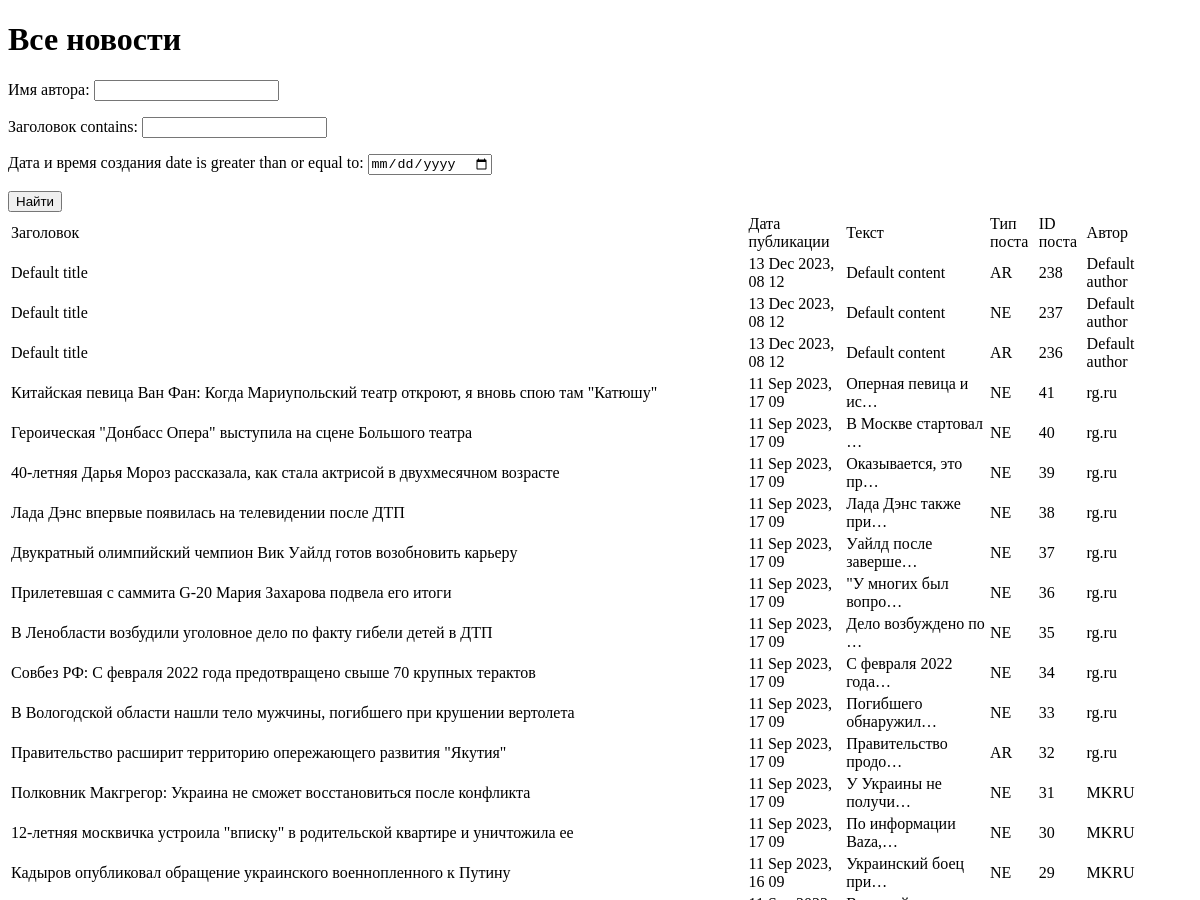
The page /news/search/ (signed in, upper part) on the database as committed earlier.
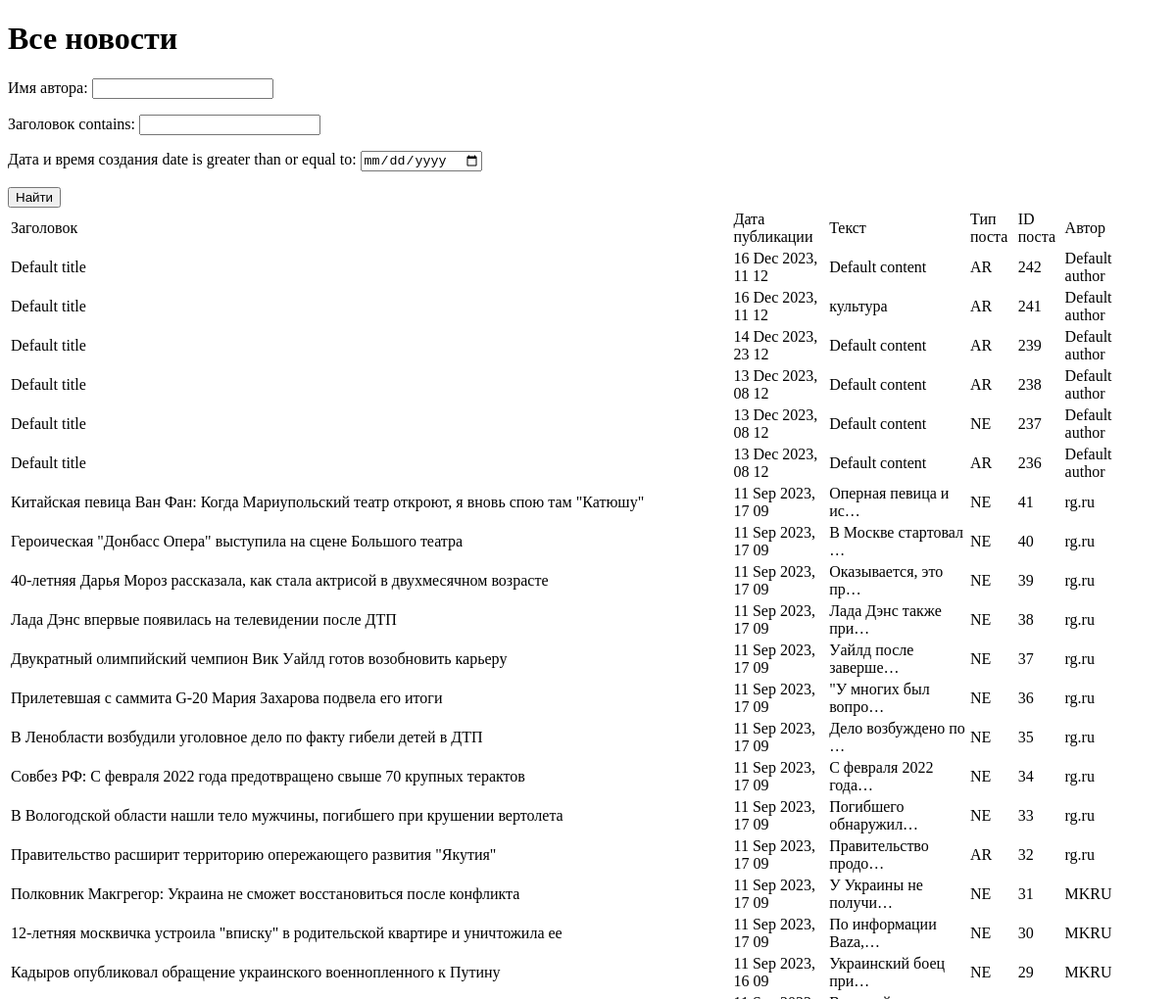
The same page on the database as committed later.
### news/models.py (models this page shows, shortened)
class Post(models.Model):
    news = 'NE'
    article = 'AR'
    POST_TYPES = [
        (news, 'Новость'),
        (article, 'Статья')
    ]
    author = models.CharField(max_length=255, default='Default author', verbose_name='имя автора')
    post_type = models.CharField(max_length=2, choices=POST_TYPES, default=article, verbose_name='Вид поста')
    date_create = models.DateTimeField(auto_now_add=True, verbose_name='дата и время создания')
    date_update = models.DateTimeField(auto_now=True, verbose_name='дата и время изменения')
    categories = models.ManyToManyField(Category, verbose_name='Категории')
    title = models.CharField(max_length=255, default='Default title', verbose_name='заголовок')
    content = models.TextField(default='Default content', verbose_name='текст')

### news/views.py (the view)
# urls.py: path('news/search/', NewsSearch.as_view(), name = 'news_search'),
class NewsSearch(LoginRequiredMixin, ListView):
    model = Post
    template_name = 'flatpages/news_search.html'
    queryset = Post.objects.order_by('-date_create')
    context_object_name = 'news'
    def get_queryset(self):
        queryset = super().get_queryset()
        self.filterset = PostFilter(self.request.GET, queryset)
        return self.filterset.qs
    def get_context_data(self, **kwargs):
        context = super().get_context_data(**kwargs)
        context['filterset'] = self.filterset
        return context

### news/templatetags/custom_filters.py (called while the page is built)
@register.filter()
def censor(text):
    spl_text = text.split()
    explicitwords = ['дВижения',
                     'ТраСсе',
                     'производственных',
                     'Однако',
                     'детонациЮ']
    for ex_word in explicitwords:
        ex_word = ex_word.title()
        for word in spl_text:
            word1 = word[0].upper() + word[1:]
            if word1 == ex_word:
                text = text.replace(word, word[0] + '*' * (len(word) - 1))
    """Removes all values of arg from the given string"""
    return text

### templates/flatpages/news_search.html (shortened to what this page needs)
{% extends 'flatpages/default.html' %}
{% load custom_filters %}
{% load custom_tags %}
{% block content %}
    <h1>Все новости</h1>
    <form action="" method="get">
    {{ filterset.form.as_p }}
    <input type="submit" value="Найти"/>
    </form>
    {% if news %}
       <table>
           <tr>
               <td>Заголовок</td>
               <td>Дата публикации</td>
               <td>Текст</td>
               <td>Тип поста</td>
               <td>ID поста</td>
               <td>Автор</td>
           </tr>
           {% for new in news %}
           <tr>
               <td>{{ new.title|censor }}&emsp;</td>
               <td>{{ new.date_create|date:'d M Y, H m'|censor}}&emsp;</td>
               <td>{{ new.content|truncatechars:20|censor }}&emsp;</td>
               <td>{{ new.post_type }}&emsp;</td>
               <td>{{ new.id }}&emsp;</td>
               <td>{{ new.author }}&emsp;</td>
           </tr>
           {% endfor %}
       </table>
    {% else %}
       <h2>Новостей нет!</h2>
    {% endif %}
{% endblock content %}

Rows that differ between the two databases and show on the page:
added Post: title|censor "Default title", date_create|censor "16 Dec 2023, 11 12", content|censor "Default content", post_type "AR", id "242", author "Default author"
added Post: title|censor "Default title", date_create|censor "16 Dec 2023, 11 12", content|censor "культура", post_type "AR", id "241", author "Default author"
added Post: title|censor "Default title", date_create|censor "14 Dec 2023, 23 12", content|censor "Default content", post_type "AR", id "239", author "Default author"
